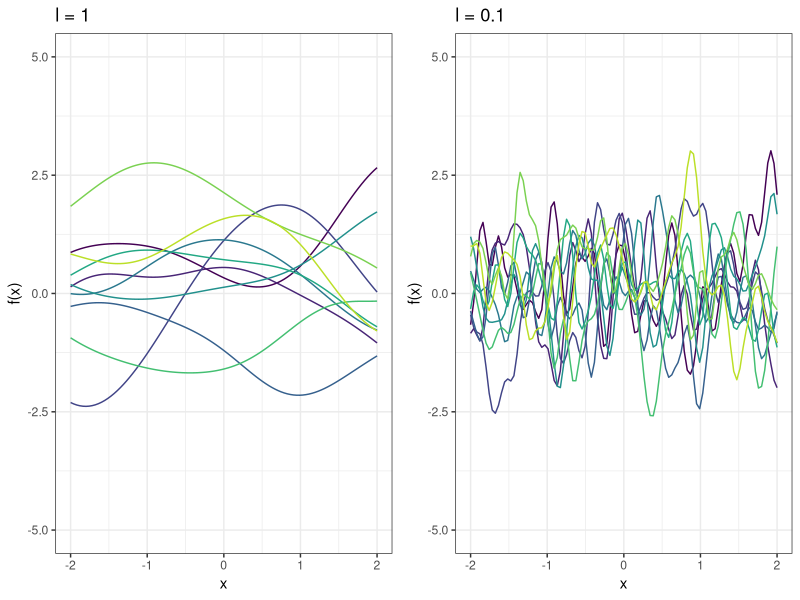
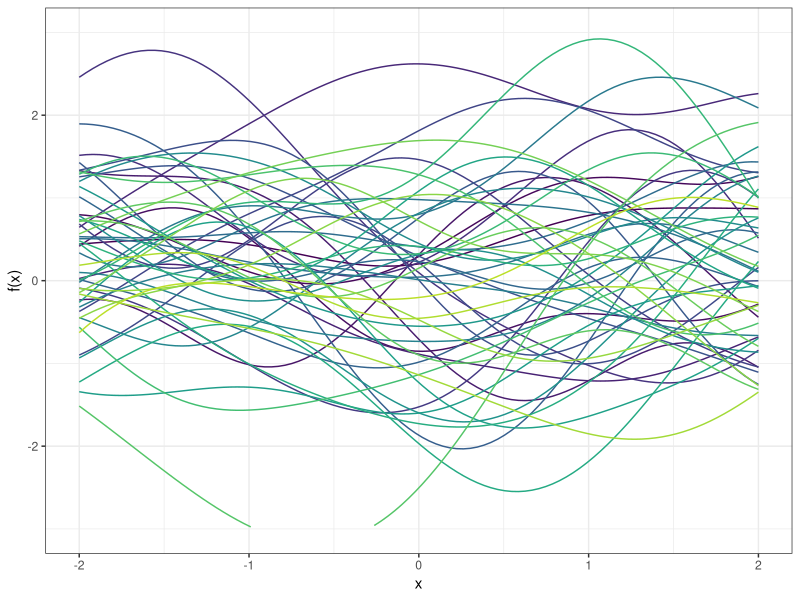
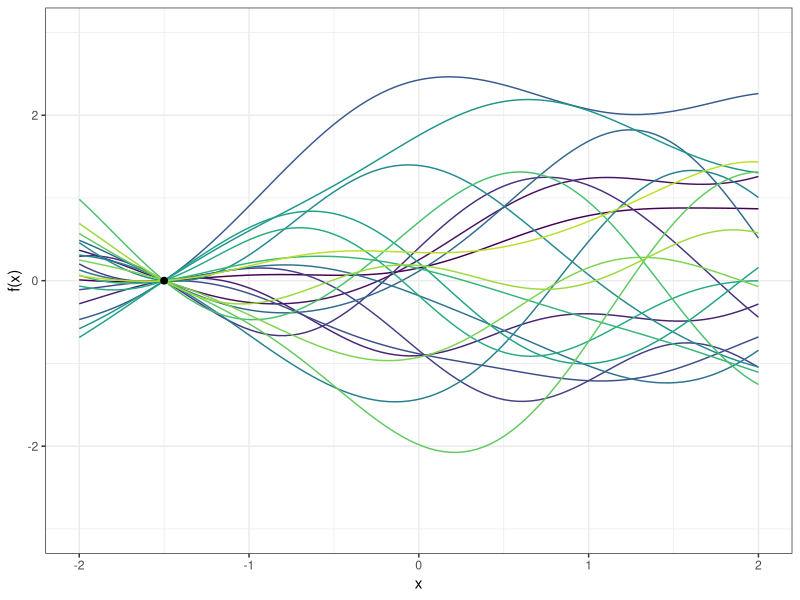
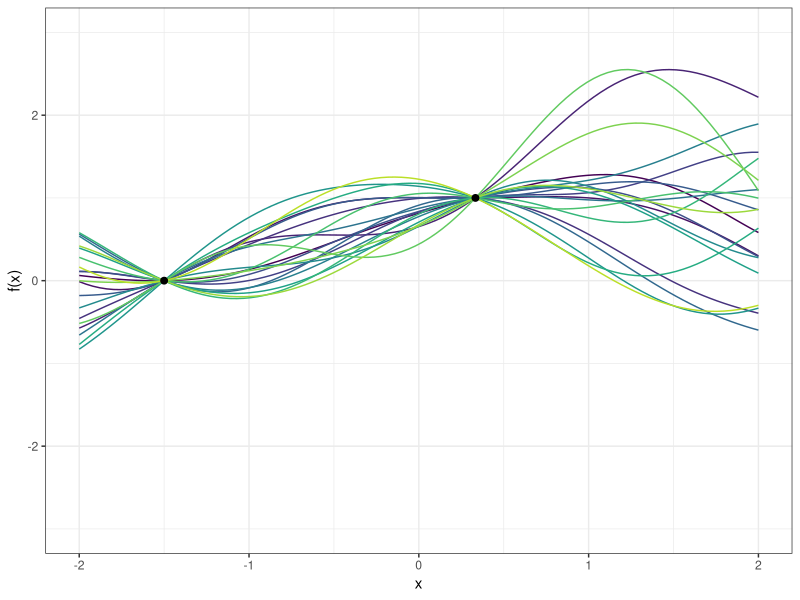
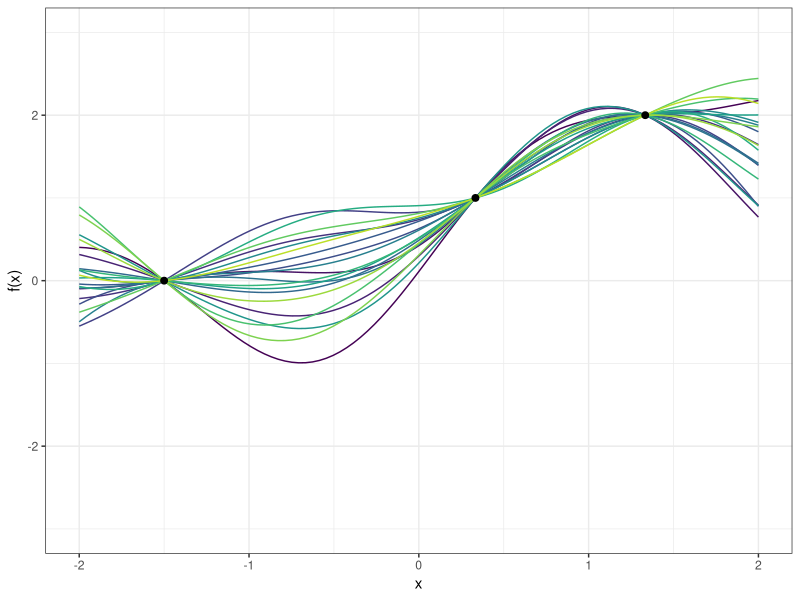
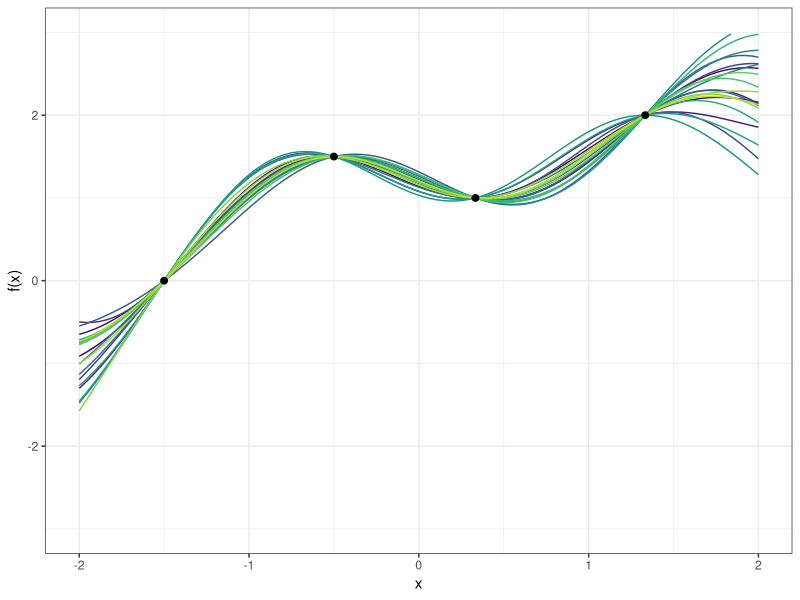
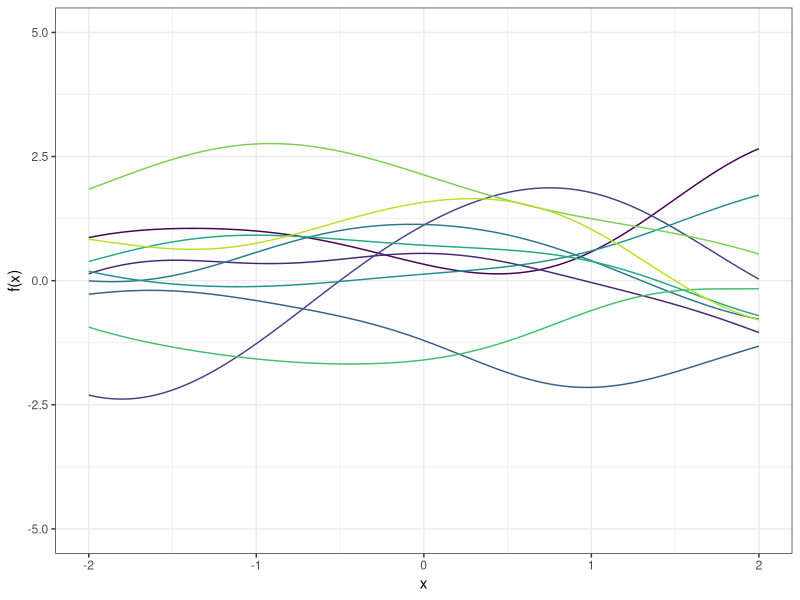

Reproduce these figures in R, in order.


library(knitr)
library(ggplot2)
library(gridExtra)
library(reshape2)
library(kernlab)
library(mvtnorm)
library(viridis)

########################## Functions drawn from a Gaussian process prior
squared.exp <- function(x1, x2, l = 1) {
  
  D <- as.matrix(dist(c(x1, x2), method = "euclidean"))
  
  K <- exp(-1 / 2 * D^2 / l^2)
  
  return(K)
}

set.seed(131317)
n <- 100
x <- seq(-2, 2, length.out = n)
x.obs <- c(-1.5, 1/3, 4/3, -0.5)
y.obs <- c(0, 1, 2, 1.5)

K <- squared.exp(x, x.obs)
K.xx <- K[(n + 1):nrow(K), (n + 1):nrow(K)]
K.xxs <- K[1:n, (n + 1):nrow(K)]
K.xsxs <- K[1:n, 1:n]

df <- data.frame(x = x)

# Drawing from Gaussian process Prior
for (i in 1:50) {
  df[, i + 1] <- as.vector(mvtnorm::rmvnorm(1, sigma = K.xsxs))
}

df.m <- melt(df, id.vars = "x")

p1 <- ggplot(data = df.m, aes(x = x, y = value, colour = variable)) +
  geom_line() +
  theme_bw() +
  xlab("x") +
  ylab("f(x)") +
  ylim(c(-3, 3)) +
  theme(legend.position = "none") +
  # ggtitle("Functions drawn from a Gaussian process prior") +
  scale_color_viridis(end=0.9, discrete = TRUE)

ggsave("../figure/gp_sample/1_1.pdf", width = 6, height = 4)

##############################################

set.seed(131317)
p.list <- list()

for (j in 1:length(x.obs)) {
  # Update of posterior 
  m.post <- K.xxs[, 1:j] %*% solve(K.xx[1:j, 1:j]) %*% y.obs[1:j]
  K.post <- K.xsxs - K.xxs[ , 1:j] %*% solve(K.xx[1:j, 1:j]) %*% t(K.xxs[, 1:j])
  
  df <- data.frame(x = x)
  
  for (i in 1:20) {
    df[, i + 1] <- as.vector(mvtnorm::rmvnorm(1, m.post, sigma = K.post))
  }
  
  df.m <- melt(df, id.vars = "x")
  
  p.list[[j]] <- ggplot() +
    geom_line(data = df.m, aes(x = x, y = value, colour = variable)) +
    geom_point(data = data.frame(x = x.obs[1:j], y = y.obs[1:j]),
               aes(x = x, y = y),
               size = 2) +
    xlab("x") +
    ylab("f(x)") +
    ylim(c(-3, 3)) +
    theme_bw() +
    theme(legend.position = "none") +
    # ggtitle(paste0("Posterior process after ", j, " observation", ifelse(j == 1, "", "s"))) +
    scale_color_viridis(end = 0.9, discrete = TRUE)
  
  ggsave(paste0("../figure/gp_sample/2_", j, ".pdf"), width = 3, height = 2)
}

###############################################
##### 10 different samples

# n <- 3
# x <- c(1, 2, 5)
#
# K <- matrix(0, n, n)
#
# for (i in 1:n) {
#   for (j in 1:n) {
#     K[i, j] <- exp(- 1/2 * (abs(x[i] - x[j]))^2)
#     # K[i, j] = t(x[i]) %*% x[j] # linear kernel
#   }
# }
#
# df <- data.frame(x = x)
# df$y <- as.vector(rmvnorm(1, sigma = K))
#
# p <- ggplot(data = df, aes(x = x, y = y)) + geom_line() + theme_bw()
# p <- p + xlab("x") + ylab("f(x)")
# p

################################################

plot_10_samples <- function(l=1) {
  set.seed(1221)
  n <- 100

  x <- seq(-2, 2, length.out = n)
  K <- matrix(0, n, n)

  for (i in 1:n) {
    for (j in 1:n) {
      K[i, j] <- exp(- 1/(2*l^2) * (abs(x[i] - x[j]))^2)
      # K[i, j] = t(x[i]) %*% x[j] # linear kernel
    }
  }

  df <- data.frame(x = x)

  for (i in 1:10) {
    df[, i + 1] <- as.vector(mvtnorm::rmvnorm(1, sigma = K))
  }

  df.m <- melt(df, id.vars = "x")

  p <- ggplot(data = df.m, aes(x = x, y = value, colour = variable)) +
    geom_line() +
    theme_bw() +
    xlab("x") +
    ylab("f(x)") +
    ylim(c(-5, 5)) +
    theme(legend.position = "none") +
    scale_color_viridis(end=0.9, discrete = TRUE)

  return(p)
}

p1 <- plot_10_samples()

ggsave(filename = "../figure/gp_sample/different_samples.pdf",
       plot = p1, width = 6, height = 2)


p2 <- plot_10_samples(l=0.1)

p <- grid.arrange(p1 + ggtitle("l = 1"),
                  p2 + ggtitle("l = 0.1"),
                  ncol = 2)

ggsave(filename = "../figure/gp_sample/varying_length_scale.pdf",
       plot = p, width = 6, height = 3)
